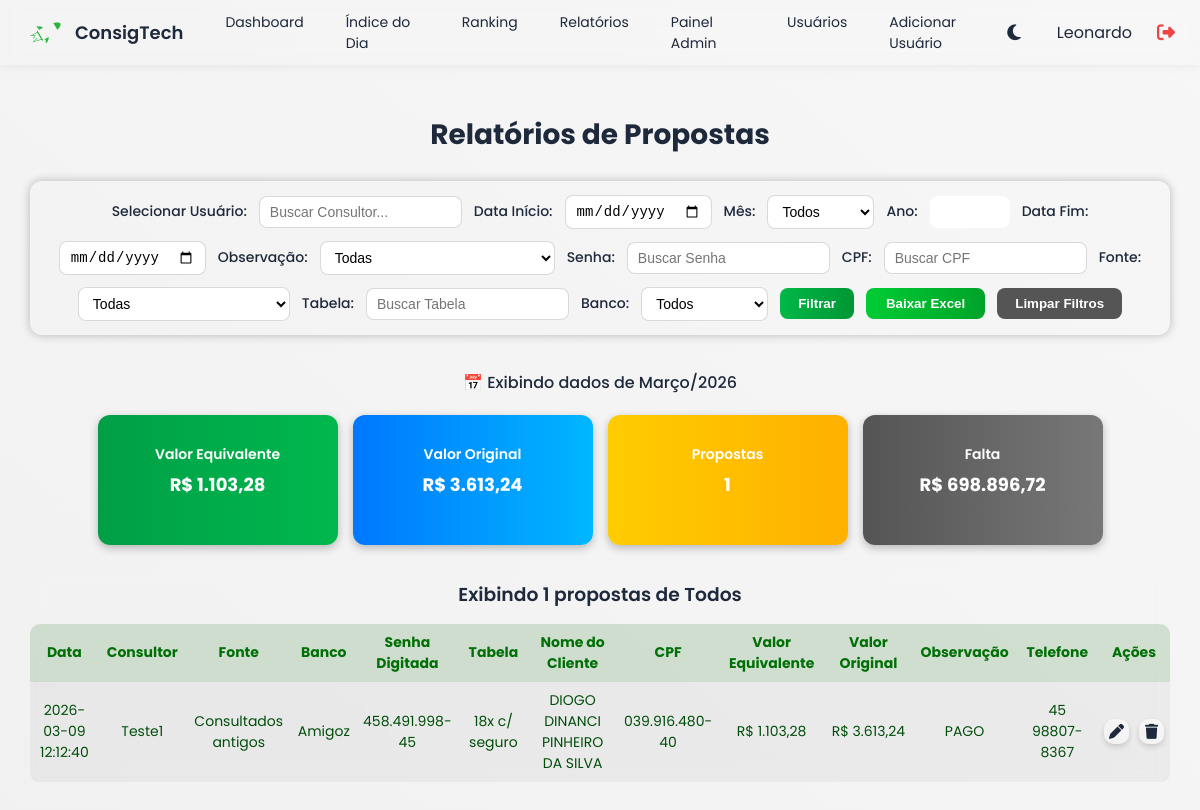
Page /relatorios (signed in) on the committed database.
### tables this page shows
CREATE TABLE propostas (
            id INTEGER PRIMARY KEY AUTOINCREMENT,
            data TEXT,
            consultor TEXT,
            fonte TEXT,
            banco TEXT,
            senha_digitada TEXT,
            tabela TEXT,
            nome_cliente TEXT,
            cpf TEXT,
            valor_equivalente REAL,
            valor_original REAL,
            observacao TEXT,
            telefone TEXT
        );

### app.py (the view, shortened to what this page needs)
@app.route("/relatorios", methods=["GET", "POST"])
def relatorios():
    if "user" not in session or session["role"] != "admin":
        return redirect(url_for("login"))
    conn = get_conn()
    cur = conn.cursor()
    cur.execute("SELECT nome FROM users WHERE role != 'admin' ORDER BY nome;")
    usuarios = cur.fetchall()
    if usuarios:
        usuarios = [u[0] for u in usuarios]
    else:
        usuarios = []
    user = request.form.get("usuario") or request.args.get("usuario")
    data_ini = request.form.get("data_ini") or request.args.get("data_ini")
    data_fim = request.form.get("data_fim") or request.args.get("data_fim")
    observacao = (request.form.get("observacao") or request.args.get("observacao") or "").strip()
    senha_digitada = (request.form.get("senha_digitada") or request.args.get("senha_digitada") or "").strip()
    fonte = (request.form.get("fonte") or request.args.get("fonte") or "").strip()
    tabela = (request.form.get("tabela") or request.args.get("tabela") or "").strip()
    banco = (request.form.get("banco") or request.args.get("banco") or "").strip()
    cpf = (request.form.get("cpf") or request.args.get("cpf") or "").strip()
    mes = request.form.get("mes") or request.args.get("mes")
    ano = request.form.get("ano") or request.args.get("ano")
    acao = request.form.get("acao")
    if acao == "limpar":
        return redirect(url_for("relatorios"))
    def normalizar_data(data_str):
        if not data_str:
            return None
        try:
            return datetime.strptime(data_str, "%Y-%m-%dT%H:%M").strftime("%Y-%m-%d %H:%M:%S")
        except ValueError:
            return data_str
    data_ini = normalizar_data(data_ini)
    data_fim = normalizar_data(data_fim)
    if data_ini and len(data_ini) == 10:
        data_ini = data_ini + " 00:00:00"
    if data_fim and len(data_fim) == 10:
        data_fim = data_fim + " 23:59:59"
    ph = "?" if isinstance(conn, sqlite3.Connection) else "%s"
    query_base = f"""
        SELECT id, data, consultor, fonte, banco, senha_digitada, tabela, nome_cliente, cpf,
               valor_equivalente, valor_original, observacao, telefone
        FROM propostas
    """
    condicoes, params = [], []
    condicoes.append("consultor NOT IN (SELECT nome FROM users WHERE role = 'admin')")
    def filtro_lower(campo, valor):
        if isinstance(conn, sqlite3.Connection):
            return f"LOWER({campo}) LIKE LOWER({ph})", f"%{valor.lower()}%"
        else:
            return f"LOWER({campo}) LIKE LOWER({ph})", f"%{valor}%"
    if user and user.strip() and user != "-":
        condicoes.append(f"LOWER(consultor) LIKE LOWER({ph})")
        params.append(f"{user}%")
    if data_ini and data_fim:
        condicoes.append(f"data BETWEEN {ph} AND {ph}")
        params += [data_ini, data_fim]
        mes_atual = "Filtro por período"
    elif cpf:
        filtro, valor = filtro_lower("cpf", cpf)
        condicoes.append(filtro)
        params.append(valor)
        mes_atual = "Filtro por CPF"
    else:
        agora = datetime.now()
        inicio_mes = agora.replace(day=1, hour=0, minute=0, second=0)
        proximo_mes = inicio_mes + relativedelta(months=1)
        fim_mes = proximo_mes - timedelta(seconds=1)
        condicoes.append(f"data BETWEEN {ph} AND {ph}")
        params += [
            inicio_mes.strftime("%Y-%m-%d %H:%M:%S"),
            fim_mes.strftime("%Y-%m-%d %H:%M:%S")
        ]
        meses_pt = {
            "January": "Janeiro", "February": "Fevereiro", "March": "Março",
            "April": "Abril", "May": "Maio", "June": "Junho", "July": "Julho",
            "August": "Agosto", "September": "Setembro", "October": "Outubro",
            "November": "Novembro", "December": "Dezembro"
        }
        mes_nome = inicio_mes.strftime("%B")
        mes_atual = f"{meses_pt[mes_nome]}/{inicio_mes.year}"
    if observacao:
        filtro, valor = filtro_lower("observacao", observacao)
        condicoes.append(filtro)
        params.append(valor)
    if senha_digitada:
        filtro, valor = filtro_lower("senha_digitada", senha_digitada)
        condicoes.append(filtro)
        params.append(valor)
    if fonte:
        filtro, valor = filtro_lower("fonte", fonte)
        condicoes.append(filtro)
        params.append(valor)
    if banco:
        filtro, valor = filtro_lower("banco", banco)
        condicoes.append(filtro)
        params.append(valor)
    if tabela:
        filtro, valor = filtro_lower("tabela", tabela)
        condicoes.append(filtro)
        params.append(valor)
    if condicoes:
        query_base += " WHERE " + " AND ".join(condicoes)
    order_clause = "ORDER BY datetime(data) DESC" if isinstance(conn, sqlite3.Connection) else "ORDER BY data DESC"
    pagina = int(request.args.get("pagina", 1))
    por_pagina = 50
    offset = (pagina - 1) * por_pagina
    cur.execute(f"SELECT COUNT(*) FROM ({query_base})", tuple(params))
    total_registros = cur.fetchone()[0]
    total_paginas = (total_registros + por_pagina - 1) // por_pagina
    query_paginada = f"{query_base} {order_clause} LIMIT {ph} OFFSET {ph}"
    params_paginada = params + [por_pagina, offset]
    cur.execute(
        query_paginada.replace("?", "%s") if not isinstance(conn, sqlite3.Connection) else query_paginada,
        tuple(params_paginada)
    )
    dados = cur.fetchall()
    cur.execute(
        f"SELECT COALESCE(SUM(valor_equivalente),0), COALESCE(SUM(valor_original),0) FROM ({query_base})",
        tuple(params)
    )
    total_equivalente, total_original = cur.fetchone()
    total_propostas = total_registros
    cur.execute("SELECT valor FROM metas_globais ORDER BY id DESC LIMIT 1;")
    meta_row = cur.fetchone()
    meta_global = float(meta_row[0]) if meta_row else 0.0
    if user:
        cur.execute(
            "SELECT meta FROM metas_individuais WHERE consultor = %s;"
            if not isinstance(conn, sqlite3.Connection)
            else "SELECT meta FROM metas_individuais WHERE consultor = ?;",
            (user,),
        )
        meta_individual_row = cur.fetchone()
        meta_individual = float(meta_individual_row[0]) if meta_individual_row else meta_global
        falta_para_meta = max(meta_individual - float(total_equivalente or 0), 0)
    else:
        falta_para_meta = max(meta_global - float(total_equivalente or 0), 0)
    conn.close()
    return render_template(
        "relatorios.html",
        usuarios=usuarios,
        dados=dados,
        user=user,
        data_ini=data_ini,
        data_fim=data_fim,
        observacao=observacao,
        senha_digitada=senha_digitada,
        fonte=fonte,
        tabela=tabela,
        banco=banco,
        cpf=cpf,
        total_equivalente=total_equivalente,
        total_original=total_original,
        total_propostas=total_propostas,
        falta_para_meta=falta_para_meta,
        pagina=pagina,
        total_paginas=total_paginas,
        mes_atual=mes_atual
    )

### app.py (called while the page is built)
def get_conn():
    if DATABASE_URL and psycopg2:
        return psycopg2.connect(DATABASE_URL, sslmode="require")
    else:
        return sqlite3.connect(LOCAL_DB, check_same_thread=False)

### templates/relatorios.html (shortened to what this page needs)
{% extends "base.html" %}
{% block content %}
<h1 class="titulo-tomorrow">Relatórios de Propostas</h1>
<div class="relatorios-container">
  <form method="GET" class="form-relatorios">
    <label>Selecionar Usuário:</label>
    <input type="text" name="usuario" placeholder="Buscar Consultor..." value="{{ user or '' }}" class="input-pequeno">
    <label>Data Início:</label>
    <input type="date" name="data_ini" value="{{ data_ini[:10] if data_ini else '' }}">
    <label>Mês:</label>
    <select name="mes" class="input-pequeno">
      <option value="">Todos</option>
    </select>
    <label>Ano:</label>
    <input type="number" name="ano" class="input-pequeno" min="1900" max="2100" value="{{ ano or '' }}">
    <label>Data Fim:</label>
    <input type="date" name="data_fim" value="{{ data_fim[:10] if data_fim else '' }}">
    <label>Observação:</label>
    <select name="observacao" class="input-pequeno">
      <option value="">Todas</option>
    </select>
    <label>Senha:</label>
    <input type="text" name="senha_digitada" placeholder="Buscar Senha" value="{{ senha_digitada or '' }}"
      class="input-pequeno">
    <label>CPF:</label>
    <input type="text" name="cpf" placeholder="Buscar CPF" value="{{ cpf or '' }}" class="input-pequeno">
    <label>Fonte:</label>
    <select name="fonte" class="input-pequeno">
      <option value="">Todas</option>
    </select>
    <label>Tabela:</label>
    <input type="text" name="tabela" placeholder="Buscar Tabela" value="{{ tabela or '' }}" class="input-pequeno">
    <label>Banco:</label>
    <select name="banco" class="input-pequeno">
      <option value="">Todos</option>
    </select>
    <button type="submit" name="acao" value="filtrar" class="btn-filtrar">Filtrar</button>
    <button type="submit" name="acao" value="baixar" class="btn-baixar">Baixar Excel</button>
    <button type="submit" name="acao" value="limpar" class="btn-limpar"
      style="background:#555; color:white; padding:8px 18px; border-radius:8px; border:none; cursor:pointer; font-weight:600;">
      Limpar Filtros
    </button>
  </form>
</div>
{% if mes_atual %}
<p class="info-periodo">
  📅 Exibindo dados de {{ mes_atual }}
</p>
{% endif %}
{% if dados %}
<div class="cards-resumo">
  <div class="card verde">
    <h4>Valor Equivalente</h4>
    <p>R$ {{ "{:,.2f}".format(total_equivalente|float) }}</p>
  </div>
  <div class="card azul">
    <h4>Valor Original</h4>
    <p>R$ {{ "{:,.2f}".format(total_original|float) }}</p>
  </div>
  <div class="card amarelo">
    <h4>Propostas</h4>
    <p>{{ total_propostas }}</p>
  </div>
  <div class="card cinza">
    <h4>Falta</h4>
    <p>R$ {{ "{:,.2f}".format(falta_para_meta|float) }}</p>
  </div>
</div>
{% endif %}
{% if dados %}
<div class="tabela-relatorio">
  <h3>Exibindo {{ dados|length }} propostas de {{ user or 'Todos' }}</h3>
  <table>
    <thead>
      <tr>
        <th>Data</th>
        <th>Consultor</th>
        <th>Fonte</th>
        <th>Banco</th>
        <th>Senha Digitada</th>
        <th>Tabela</th>
        <th>Nome do Cliente</th>
        <th>CPF</th>
        <th>Valor Equivalente</th>
        <th>Valor Original</th>
        <th>Observação</th>
        <th>Telefone</th>
        <th>Ações</th>
      </tr>
    </thead>
    <tbody>
      {% for d in dados %}
      <tr>
        <td>{{ d[1] }}</td>
        <td>{{ d[2] }}</td>
        <td>{{ d[3] }}</td>
        <td>{{ d[4] }}</td>
        <td>{{ d[5] }}</td>
        <td>{{ d[6] }}</td>
        <td>{{ d[7] }}</td>
        <td>{{ d[8] }}</td>
        <td>R$ {{ "{:,.2f}".format((d[9] or 0)|float) }}</td>
        <td>R$ {{ "{:,.2f}".format((d[10] or 0)|float) }}</td>
        <td>{{ d[11] }}</td>
        <td>{{ d[12] }}</td>
        <td>
          <div class="acoes-container">
            <a href="{{ url_for('editar_proposta', id=d[0], origem='relatorios') }}" class="btn-acao editar"
              title="Editar">
              <i class="fa fa-pen"></i>
            </a>
            <a href="{{ url_for('excluir_proposta', id=d[0], origem='relatorios') }}" class="btn-acao excluir"
              title="Excluir" onclick="return confirm('Tem certeza que deseja excluir esta proposta?')">
              <i class="fa fa-trash"></i>
            </a>
          </div>
        </td>
      </tr>
      {% endfor %}
    </tbody>
  </table>
</div>
{% elif not erro %}
<div class="msg-vazia">
  <p>Aguarde... Carregando as últimas 30 propostas.</p>
</div>
{% endif %}
{% endblock %}

### templates/base.html (style rules this page uses)
:root { --gradiente-inicio: #e4e4e4; --gradiente-fim: #e0e0e0; --gradiente-inicio: #f1f1f1; --gradiente-fim: #f7f7f7; --cor-texto: #1e293b; --bg-container: rgba(255, 255, 255, 0.85); --bg-card: #ffffff; }
.card, .card-meta, .tabela-admin table, .grafico-ranking, .grafico-rosquinha { background: var(--bg-card); color: var(--cor-texto); }
h1, h2, h3, h4 { color: var(--cor-texto); }
body { font-family: 'Poppins', sans-serif; background: linear-gradient(40deg, var(--gradiente-inicio), var(--gradiente-fim)); margin: 0; color: var(--cor-texto); transition: 0.4s ease; }

### rows in the picture
propostas: data "2026-03-09 12:12:40", consultor "Teste1", fonte "Consultados antigos", banco "Amigoz", senha_digitada "458.491.998-45", tabela "18x c/ seguro", nome_cliente "DIOGO DINANCI PINHEIRO DA SILVA", cpf "039.916.480-40", observacao "PAGO", telefone "45 98807-8367"

### other values in the picture
{{ session.get('user') }} "Leonardo"
{{ mes_atual }} "Março/2026"
{{ total_propostas }} "1"
{{ dados|length }} "1"
{{ user or 'Todos' }} "Todos"
